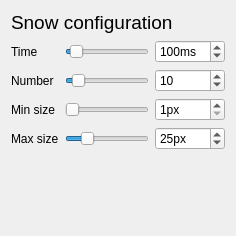
         <widget class="QWidget" name="pageSnow">
          <layout class="QGridLayout" name="gridLayout">
           <item row="0" column="0" colspan="3">
            <widget class="QLabel" name="label_21">
             <property name="font">
              <font>
               <pointsize>14</pointsize>
              </font>
             </property>
             <property name="text">
              <string>Snow configuration</string>
             </property>
            </widget>
           </item>
           <item row="1" column="0">
            <widget class="QLabel" name="label_2">
             <property name="text">
              <string>Time</string>
             </property>
             <property name="buddy">
              <cstring>horizontalSlider</cstring>
             </property>
            </widget>
           </item>
           <item row="1" column="1">
            <widget class="QSlider" name="horizontalSlider">
             <property name="minimum">
              <number>50</number>
             </property>
             <property name="maximum">
              <number>1000</number>
             </property>
             <property name="value">
              <number>100</number>
             </property>
             <property name="orientation">
              <enum>Qt::Horizontal</enum>
             </property>
            </widget>
           </item>
           <item row="1" column="2">
            <widget class="QSpinBox" name="spinBox">
             <property name="suffix">
              <string>ms</string>
             </property>
             <property name="minimum">
              <number>50</number>
             </property>
             <property name="maximum">
              <number>1000</number>
             </property>
             <property name="value">
              <number>100</number>
             </property>
            </widget>
           </item>
           <item row="2" column="0">
            <widget class="QLabel" name="label">
             <property name="text">
              <string>Number</string>
             </property>
             <property name="buddy">
              <cstring>horizontalSlider_2</cstring>
             </property>
            </widget>
           </item>
           <item row="2" column="1">
            <widget class="QSlider" name="horizontalSlider_2">
             <property name="minimum">
              <number>1</number>
             </property>
             <property name="maximum">
              <number>100</number>
             </property>
             <property name="value">
              <number>10</number>
             </property>
             <property name="orientation">
              <enum>Qt::Horizontal</enum>
             </property>
            </widget>
           </item>
           <item row="2" column="2">
            <widget class="QSpinBox" name="spinBoxNum">
             <property name="minimum">
              <number>1</number>
             </property>
             <property name="maximum">
              <number>100</number>
             </property>
             <property name="value">
              <number>10</number>
             </property>
            </widget>
           </item>
           <item row="3" column="0">
            <widget class="QLabel" name="label_3">
             <property name="text">
              <string>Min size</string>
             </property>
             <property name="buddy">
              <cstring>horizontalSlider_3</cstring>
             </property>
            </widget>
           </item>
           <item row="3" column="1">
            <widget class="QSlider" name="horizontalSlider_3">
             <property name="minimum">
              <number>1</number>
             </property>
             <property name="maximum">
              <number>100</number>
             </property>
             <property name="orientation">
              <enum>Qt::Horizontal</enum>
             </property>
            </widget>
           </item>
           <item row="3" column="2">
            <widget class="QSpinBox" name="spinBoxMinSize">
             <property name="suffix">
              <string>px</string>
             </property>
             <property name="minimum">
              <number>1</number>
             </property>
             <property name="maximum">
              <number>100</number>
             </property>
            </widget>
           </item>
           <item row="4" column="0">
            <widget class="QLabel" name="label_4">
             <property name="text">
              <string>Max size</string>
             </property>
             <property name="buddy">
              <cstring>horizontalSlider_4</cstring>
             </property>
            </widget>
           </item>
           <item row="4" column="1">
            <widget class="QSlider" name="horizontalSlider_4">
             <property name="minimum">
              <number>5</number>
             </property>
             <property name="maximum">
              <number>100</number>
             </property>
             <property name="value">
              <number>25</number>
             </property>
             <property name="orientation">
              <enum>Qt::Horizontal</enum>
             </property>
            </widget>
           </item>
           <item row="4" column="2">
            <widget class="QSpinBox" name="spinBoxMaxSize">
             <property name="suffix">
              <string>px</string>
             </property>
             <property name="minimum">
              <number>5</number>
             </property>
             <property name="maximum">
              <number>100</number>
             </property>
             <property name="value">
              <number>25</number>
             </property>
            </widget>
           </item>
           <item row="5" column="1">
            <spacer name="verticalSpacer_2">
             <property name="orientation">
              <enum>Qt::Vertical</enum>
             </property>
             <property name="sizeHint" stdset="0">
              <size>
               <width>20</width>
               <height>75</height>
              </size>
             </property>
            </spacer>
           </item>
          </layout>
         </widget>
